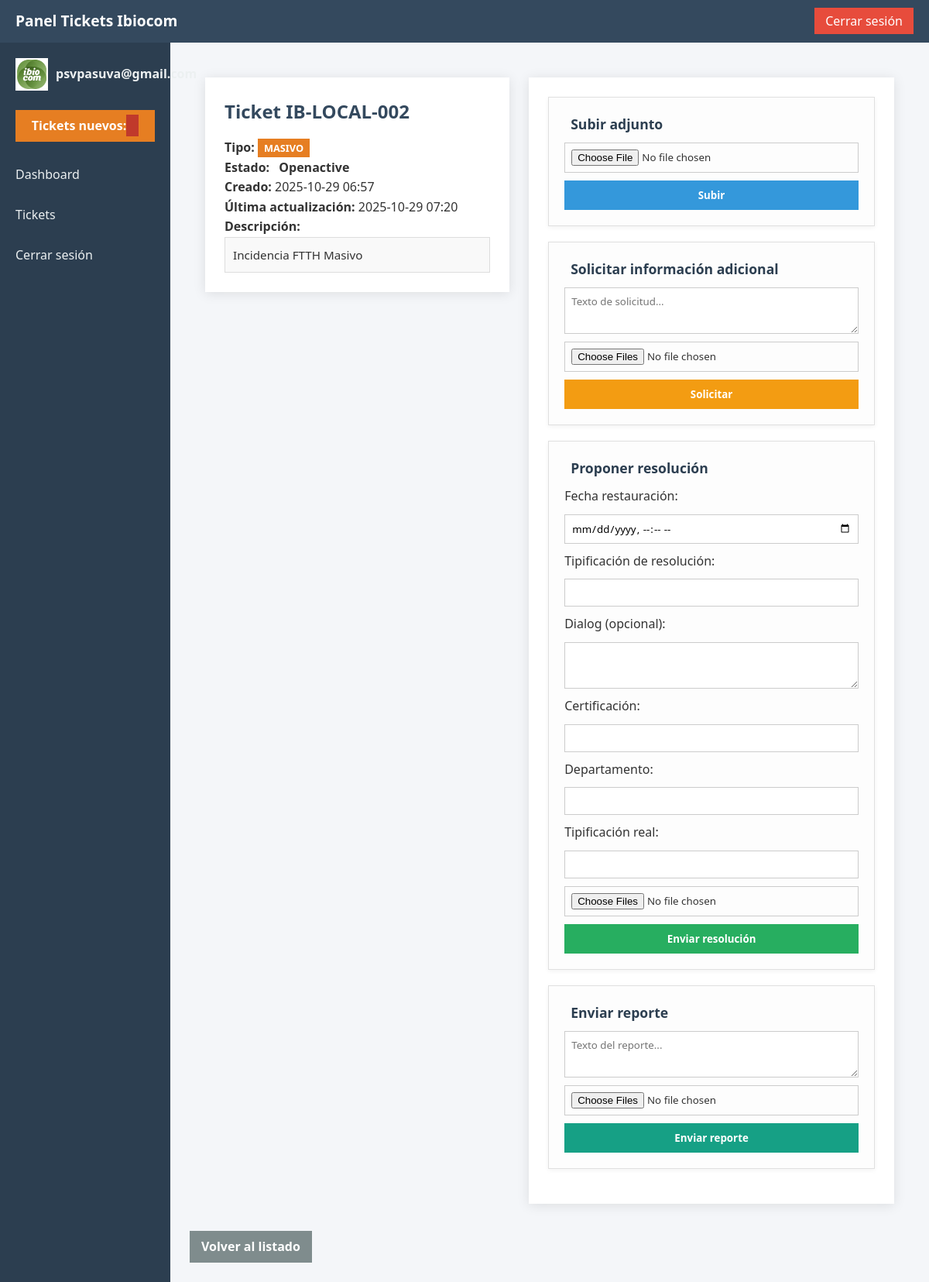
The app's page /web/tickets/2 (signed in) with its own data.
### app/models.py (models this page shows)
class User(SQLModel, table=True):
    id: Optional[int] = Field(default=None, primary_key=True)
    email: str = Field(unique=True, index=True)
    password_hash: str
    role: str = Field(default="tecnico")
    created_at: datetime = Field(default_factory=datetime.utcnow)

class Ticket(SQLModel, table=True):
    id: Optional[int] = Field(default=None, primary_key=True)
    primary_key: str = Field(max_length=50)
    mirror_key: Optional[str] = Field(default=None, max_length=50)
    state: Optional[str] = Field(default=None, max_length=50)
    dialog: Optional[str] = None
    clearance_person: Optional[str] = Field(default="ibiocom", max_length=50)
    ticket_type: str = Field(default="ftth_cliente", max_length=50)  # <-- nuevo campo
    created_at: datetime = Field(default_factory=datetime.utcnow)
    updated_at: datetime = Field(default_factory=datetime.utcnow)

### app/routes/web.py (the view)
@router.get("/tickets/{ticket_id}", response_class=HTMLResponse)
def ticket_detail(request: Request, ticket_id: int):
    if not SESSION_USER:
        return RedirectResponse("/web/login")
    with Session(engine) as session:
        ticket = session.get(Ticket, ticket_id)
    return templates.TemplateResponse("ticket_detail.html", {"request": request, "ticket": ticket, "current_user": SESSION_USER})

### app/templates/ticket_detail.html (shortened to what this page needs)
{% extends "base.html" %}
{% block content %}
<div class="ticket-detail-container">
  <div class="ticket-info">
    <h2>Ticket {{ ticket.primary_key }}</h2>
    <p><b>Tipo:</b>
      {% if ticket.ticket_type == 'ftth_cliente' %}
        <span class="ticket-type ticket-client">Cliente</span>
      {% elif ticket.ticket_type == 'ftth_masivo' %}
        <span class="ticket-type ticket-massive">Masivo</span>
      {% elif ticket.ticket_type == 'trabajos_programados' %}
        <span class="ticket-type ticket-workflow">Trabajo programado</span>
      {% else %}
        <span class="ticket-type">Desconocido</span>
      {% endif %}
    </p>
    <p><b>Estado:</b>
      <span class="status-tag status-{{ ticket.state }}">{{ ticket.state|capitalize }}</span>
    </p>
    <p><b>Creado:</b> {{ ticket.created_at.strftime('%Y-%m-%d %H:%M') }}</p>
    {% if ticket.updated_at %}
      <p><b>Última actualización:</b> {{ ticket.updated_at.strftime('%Y-%m-%d %H:%M') }}</p>
    {% endif %}
    <p><b>Descripción:</b></p>
    <div class="ticket-dialog">{{ ticket.dialog or "Sin descripción" }}</div>
  </div>
  <div class="ticket-actions">
    <div class="action-card">
      <h3> Subir adjunto</h3>
      <form action="/web/tickets/{{ ticket.id }}/upload" method="post" enctype="multipart/form-data">
        <input type="file" name="file" required>
        <button type="submit" class="btn-primary">Subir</button>
      </form>
    </div>
    {% if ticket.ticket_type in ['ftth_cliente', 'ftth_masivo', 'trabajos_programados'] %}
    <div class="action-card">
      <h3> Solicitar información adicional</h3>
      <form action="/web/tickets/{{ ticket.id }}/request_info" method="post" enctype="multipart/form-data">
        <textarea name="dialog" placeholder="Texto de solicitud..." required></textarea>
        <input type="file" name="attachments" multiple>
        <button type="submit" class="btn-warning">Solicitar</button>
      </form>
    </div>
    <div class="action-card">
      <h3> Proponer resolución</h3>
      <form action="/web/tickets/{{ ticket.id }}/propose_resolution" method="post" enctype="multipart/form-data">
        <label>Fecha restauración:</label>
        <input type="datetime-local" name="date_restore_service" required>
        <label>Tipificación de resolución:</label>
        <input type="text" name="raw_resolution" required>
        <label>Dialog (opcional):</label>
        <textarea name="dialog"></textarea>
        <label>Certificación:</label>
        <input type="text" name="certification">
        <label>Departamento:</label>
        <input type="text" name="department">
        <label>Tipificación real:</label>
        <input type="text" name="raw_real_tipification">
        <input type="file" name="attachments" multiple>
        <button type="submit" class="btn-success">Enviar resolución</button>
      </form>
    </div>
    <div class="action-card">
      <h3> Enviar reporte</h3>
      <form action="/web/tickets/{{ ticket.id }}/send_report" method="post" enctype="multipart/form-data">
        <textarea name="dialog" placeholder="Texto del reporte..." required></textarea>
        <input type="file" name="attachments" multiple>
        <button type="submit" class="btn-info">Enviar reporte</button>
      </form>
    </div>
    {% endif %}
  </div>
</div>
<a href="/web/tickets" class="btn back-btn"> Volver al listado</a>
{% endblock %}

### app/templates/base.html (shortened to what this page needs)
<!DOCTYPE html>
<html lang="es">
<head>
  <link rel="stylesheet" href="/static/style.css">
</head>
<body>
  <header class="navbar">
    <div class="navbar-left">
      <h1>Panel Tickets Ibiocom</h1>
    </div>
    <div class="navbar-right">
      <a href="/web/logout" class="btn">Cerrar sesión</a>
    </div>
  </header>
  <div class="container">
    <aside class="sidebar">
      <div class="user-panel">
        <img src="/static/user.png" alt="Usuario" class="user-img">
        <p class="username">{{ current_user.email if current_user else "Invitado" }}</p>
      </div>
      <div class="notifications">
        <p>Tickets nuevos: <span class="badge">{{ new_tickets_count }}</span></p>
      </div>
      <nav>
        <a href="/web/dashboard">Dashboard</a>
        <a href="/web/tickets">Tickets</a>
        <a href="/web/logout">Cerrar sesión</a>
      </nav>
    </aside>
    <main class="main-content">
      {% block content %}{% endblock %}
    </main>
  </div>
</body>
</html>

### app/static/style.css (style rules this page uses)
* { box-sizing: border-box; margin:0; padding:0; font-family: 'Segoe UI', Arial, sans-serif; }
body { background: #f4f6f9; color: #333; line-height: 1.6; }
*, *::before, *::after { border-radius: 0 !important; }
.navbar { display: flex; justify-content: space-between; align-items: center; background: #34495e; color: #fff; padding: 12px 20px; }
.navbar h1 { font-size: 1.2rem; font-weight: 600; }
.navbar a.btn { background: #e74c3c; padding: 6px 14px; color: #fff; text-decoration: none; transition: background 0.2s; }
.container { display: flex; min-height: 100vh; }
.sidebar { width: 220px; background: #2c3e50; padding: 20px; }
.sidebar nav a { display: block; color: #ecf0f1; padding: 10px 0; text-decoration: none; margin-bottom: 6px; transition: all 0.2s; }
.main-content { flex: 1; padding: 25px; }
.user-panel { display: flex; align-items: center; margin-bottom: 25px; }
.user-panel .user-img { width: 42px; height: 42px; margin-right: 10px; border: 2px solid #fff; }
.user-panel .username { color: #ecf0f1; font-weight: bold; }
.notifications { background: #e67e22; color: #fff; padding: 8px 10px; margin-bottom: 20px; text-align: center; font-weight: bold; }
.notifications .badge { background: #c0392b; padding: 3px 8px; }
.back-btn { display: inline-block; margin-top: 15px; background: #7f8c8d; padding: 8px 15px; color: #fff; text-decoration: none; font-weight: bold; transition: background 0.2s; }
.ticket-detail-container { display: grid; grid-template-columns: 1fr 1.2fr; gap: 25px; align-items: start; padding: 20px; }
.ticket-info, .ticket-actions { background: #fff; padding: 25px; box-shadow: 0 2px 15px rgba(0,0,0,0.1); }
.ticket-info h2 { color: #34495e; margin-bottom: 15px; }
.ticket-dialog { background: #f9f9f9; padding: 10px; border: 1px solid #ddd; font-size: 0.95rem; }
.action-card { background: #fdfdfd; border: 1px solid #e0e0e0; padding: 20px; margin-bottom: 20px; box-shadow: 0 2px 6px rgba(0,0,0,0.05); }
.action-card h3 { margin-bottom: 10px; color: #2c3e50; font-size: 1.1rem; display: flex; align-items: center; gap: 8px; }
.action-card form { display: flex; flex-direction: column; gap: 10px; }
.action-card input, .action-card textarea { width: 100%; padding: 8px; border: 1px solid #ccc; }
.action-card textarea { resize: vertical; min-height: 60px; }
.action-card button { padding: 10px; border: none; color: #fff; font-weight: bold; cursor: pointer; }
.btn-primary { background: #3498db; }
.btn-warning { background: #f39c12; }
.btn-success { background: #27ae60; }
.btn-info { background: #16a085; }
.status-tag { padding: 3px 8px; font-weight: bold; text-transform: capitalize; }
.ticket-type { padding: 3px 8px; font-weight: bold; text-transform: uppercase; font-size: 0.8rem; color: #fff; }
.ticket-massive { background-color: #e67e22; }

### records on screen
User: email "psvpasuva@gmail.com"
Ticket: primary_key "IB-LOCAL-002", state "Openactive", created_at "2025-10-29 06:57", updated_at "2025-10-29 07:20", dialog "Incidencia FTTH Masivo"
